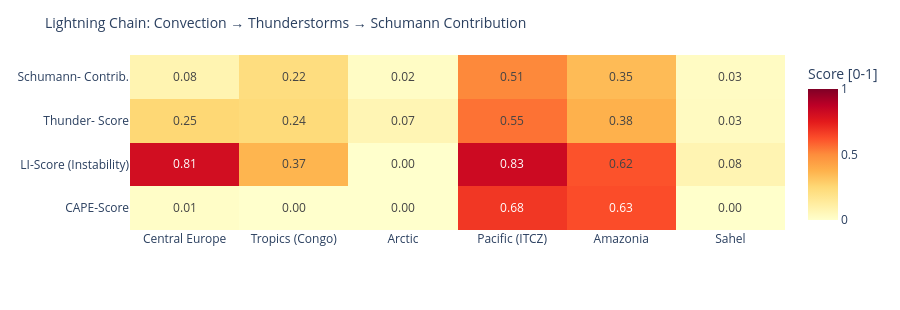

The code cell stored with this chart in its notebook:
### Code cell
# ============================================================
# LIGHTNING CHAIN: Convection → Thunderstorms → Schumann
# Shows the causal chain per measurement point as heatmap
# ============================================================

def cape_score(v):
    """CAPE → normalized score [0,1]"""
    if v is None or pd.isna(v): return 0.0
    return min(1.0, float(v) / 3000)

def li_score(v):
    """Lifted Index: negative = unstable → score [0,1]"""
    if v is None or pd.isna(v): return 0.3
    return min(1.0, max(0.0, (-float(v) + 6) / 12))

def cloud_score(v):
    if v is None or pd.isna(v): return 0.3
    return float(v) / 100

def thunder_score(row):
    """Kombinierter Gewitterwahrscheinlichkeits-Score
    CAPE + LI + Bedeckung + WMO-Gewitter + konvektiver Niederschlag (showers)
    Hinweis: X-Ray und Kp sind kein Bestandteil – nur geomagn./solarer Kontext.
    """
    cs = cape_score(row.get('cape'))
    ls = li_score(row.get('li'))
    cl = cloud_score(row.get('cloud'))
    t  = 1.0 if row.get('thunderstorm') else 0.0
    # Convective precipitation (showers) as additional indicator
    sh = min(1.0, (row.get('showers') or 0) / 5.0)
    return round(cs * 0.30 + ls * 0.25 + cl * 0.15 + t * 0.20 + sh * 0.10, 3)

def schumann_contribution(t_score, lat):
    """Schumann contribution: higher in tropics (±30°), scaled by thunderstorm score"""
    lat_weight = max(0.3, 1.0 - abs(lat) / 60)
    return round(t_score * lat_weight, 3)

df_atm['cape_score']   = df_atm.apply(lambda r: cape_score(r['cape']), axis=1)
df_atm['li_score']     = df_atm.apply(lambda r: li_score(r['li']),    axis=1)
df_atm['thunder_score']= df_atm.apply(lambda r: thunder_score(r.to_dict()), axis=1)
df_atm['schumann_contribution'] = df_atm.apply(
    lambda r: schumann_contribution(r['thunder_score'], r['lat']), axis=1)

metrics = ['cape_score', 'li_score', 'thunder_score', 'schumann_contribution']
labels  = ['CAPE-Score', 'LI-Score\n(Instability)', 'Thunder-\nScore', 'Schumann-\nContrib.']
z_data  = [df_atm[m].tolist() for m in metrics]

fig = go.Figure(go.Heatmap(
    z=z_data,
    x=df_atm['point'].tolist(),
    y=labels,
    colorscale='YlOrRd',
    zmin=0, zmax=1,
    text=[[f'{v:.2f}' for v in row] for row in z_data],
    texttemplate='%{text}', textfont=dict(size=12),
    colorbar=dict(title='Score [0-1]')
))
fig.update_layout(
    title=dict(text='Lightning Chain: Convection → Thunderstorms → Schumann Contribution', font=dict(size=14)),
    height=310,
    plot_bgcolor='rgba(0,0,0,0)', paper_bgcolor='rgba(0,0,0,0)',
    margin=dict(l=130, r=80, t=55, b=80)
)
fig.show()

### Figure 1 — Plotly figure (JSON) as saved in the notebook; plotly's stock layout.template omitted (floating-point values rounded to 4 significant figures)
{"data": [{"colorbar": {"title": {"text": "Score [0-1]"}}, "colorscale": [[0.0, "rgb(255,255,204)"], [0.125, "rgb(255,237,160)"], [0.25, "rgb(254,217,118)"], [0.375, "rgb(254,178,76)"], [0.5, "rgb(253,141,60)"], [0.625, "rgb(252,78,42)"], [0.75, "rgb(227,26,28)"], [0.875, "rgb(189,0,38)"], [1.0, "rgb(128,0,38)"]], "text": [["0.01", "0.00", "0.00", "0.68", "0.63", "0.00"], ["0.81", "0.37", "0.00", "0.83", "0.62", "0.08"], ["0.25", "0.24", "0.07", "0.55", "0.38", "0.03"], ["0.08", "0.22", "0.02", "0.51", "0.35", "0.03"]], "textfont": {"size": 12}, "texttemplate": "%{text}", "type": "heatmap", "x": ["Central Europe", "Tropics (Congo)", "Arctic", "Pacific (ITCZ)", "Amazonia", "Sahel"], "y": ["CAPE-Score", "LI-Score\n(Instability)", "Thunder-\nScore", "Schumann-\nContrib."], "z": [[0.01333, 0.0, 0.0, 0.68, 0.63, 0.003333], [0.8083, 0.3667, 0.0, 0.825, 0.6167, 0.075], [0.254, 0.239, 0.068, 0.553, 0.378, 0.032], [0.076, 0.223, 0.02, 0.507, 0.346, 0.025]], "zmax": 1, "zmin": 0}], "layout": {"height": 310, "margin": {"b": 80, "l": 130, "r": 80, "t": 55}, "paper_bgcolor": "rgba(0,0,0,0)", "plot_bgcolor": "rgba(0,0,0,0)", "title": {"font": {"size": 14}, "text": "Lightning Chain: Convection → Thunderstorms → Schumann Contribution"}}}
